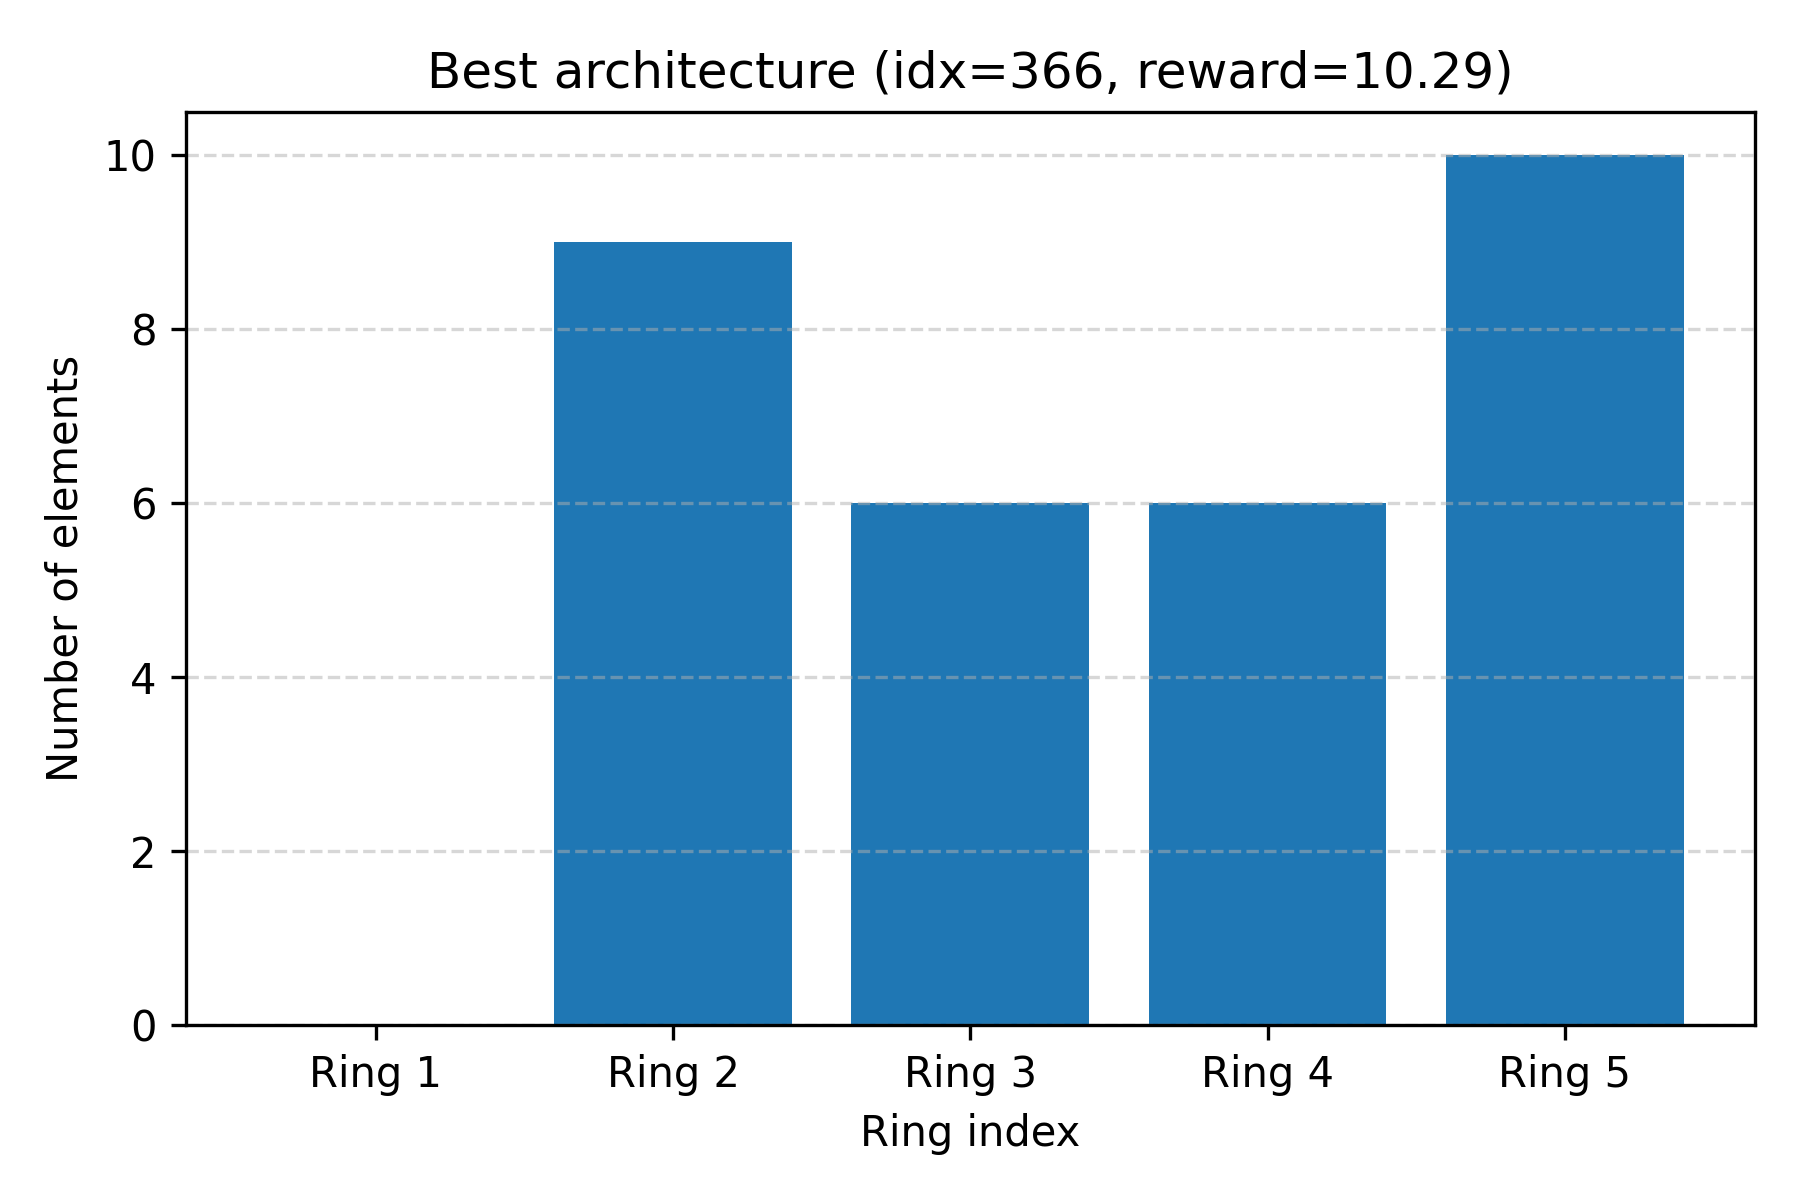

Python code for this plot:
import numpy as np
import matplotlib.pyplot as plt
from pathlib import Path


def compute_reward_from_features(features):
    """
    features = [MainLobe, SSL, HPBW, Theta0]
    Must match the reward definition used in AntennaEnv.step().
    """
    MainLobe, SSL, HPBW, Theta0 = features
    reward = MainLobe - abs(SSL) - HPBW
    return float(reward)


def main():
    # Resolve paths relative to this file, not to the current working directory
    this_dir = Path(__file__).resolve().parent
    dataset_dir = this_dir.parent / "Dataset"

    minput_path = dataset_dir / "Minput.npy"
    moutput_path = dataset_dir / "Moutput.npy"

    print(f"Loading Minput from:  {minput_path}")
    print(f"Loading Moutput from: {moutput_path}")

    Minput = np.load(minput_path)   # shape (4, N)
    Moutput = np.load(moutput_path) # shape (5, N)

    num_samples = Minput.shape[1]
    print(f"Number of architectures in dataset: {num_samples}")

    best_idx = None
    best_reward = -1e9

    # Scan all architectures and compute reward
    for i in range(num_samples):
        features = Minput[:, i]   # [MainLobe, SSL, HPBW, Theta0]
        r = compute_reward_from_features(features)
        if r > best_reward:
            best_reward = r
            best_idx = i

    # Safety check
    if best_idx is None:
        print("ERROR: No best architecture found (num_samples == 0 ?)")
        return

    # Extract best features and architecture
    best_features = Minput[:, best_idx]
    best_arch = Moutput[:, best_idx].astype(int)

    # --- Print info in console ---
    print("\n=== Best Architecture according to the environment reward ===")
    print(f"Index in dataset: {best_idx}")
    print(f"Best reward: {best_reward:.3f}\n")

    print("RF performance (Minput[:, idx]):")
    print(f"  MainLobe : {best_features[0]:.3f}")
    print(f"  SSL      : {best_features[1]:.3f}")
    print(f"  HPBW     : {best_features[2]:.3f}")
    print(f"  Theta0   : {best_features[3]:.3f}\n")

    print("Antenna architecture (Moutput[:, idx]):")
    for ring_id, elems in enumerate(best_arch, start=1):
        print(f"  Ring {ring_id}: {elems} elements")

    # --- Plot the best architecture as a bar chart ---
    rings = np.arange(1, len(best_arch) + 1)

    plt.figure(figsize=(6, 4))
    plt.bar(rings, best_arch)
    plt.xticks(rings, [f"Ring {i}" for i in rings])
    plt.xlabel("Ring index")
    plt.ylabel("Number of elements")
    plt.title(f"Best architecture (idx={best_idx}, reward={best_reward:.2f})")
    plt.grid(axis="y", linestyle="--", alpha=0.5)
    plt.tight_layout()

    out_path = this_dir / "best_architecture.png"
    plt.savefig(out_path, dpi=300)
    print(f"\nSaved plot to: {out_path}")

    # Try to show the plot (may do nothing in some environments, but file is saved)
    try:
        plt.show()
    except Exception as e:
        print(f"plt.show() failed with: {e}")


if __name__ == "__main__":
    main()
